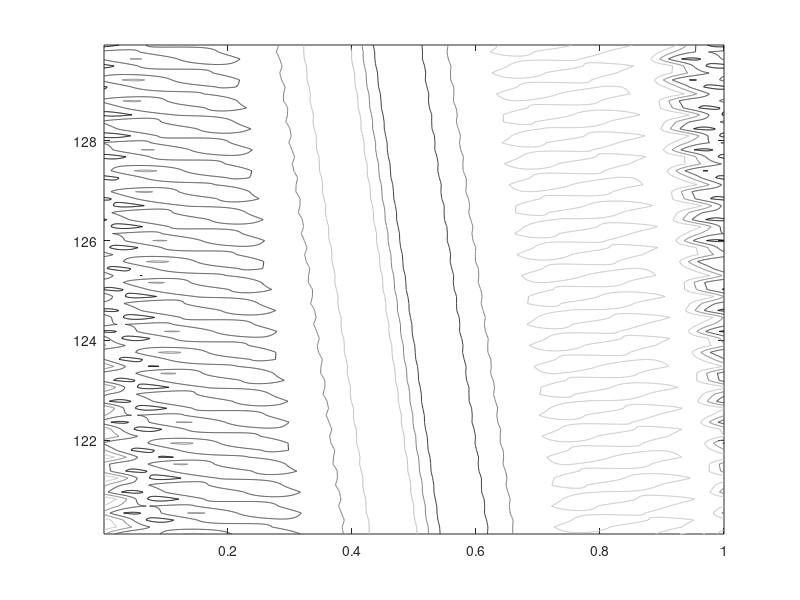

Write MATLAB code to recreate this figure.
clear all; close all; clc

% Kuramoto-Sivashinsky equation (from Trefethen)
% u_t = -u*u_x - u_xx - nu*u_xxxx,  periodic BCs

N = 1024;
x = 2*pi*(1:N)'/N;
u = -sin(x)+2*cos(2*x)+3*cos(3*x)-4*sin(4*x);
v = fft(u);
alpha = 87;
nu = 4/alpha;

% % % % % %
%Spatial grid and initial condition:
h = 0.01; %10^(-4);
k = [0:N/2-1 0 -N/2+1:-1]';
L = k.^2 - nu*k.^4; %% added the 4* for my specif
E = exp(h*L); E2 = exp(h*L/2);
M = 16;
r = exp(1i*pi*((1:M)-.5)/M);
LR = h*L(:,ones(M,1)) + r(ones(N,1),:);
Q = h*real(mean( (exp(LR/2)-1)./LR ,2));
f1 = h*real(mean( (-4-LR+exp(LR).*(4-3*LR+LR.^2))./LR.^3 , 2) );
f2 = h*real(mean( (2+LR+exp(LR).*(-2+LR))./LR.^3 ,2));
f3 = h*real(mean( (-4-3*LR-LR.^2+exp(LR).*(4-LR))./LR.^3 ,2));

% Main time-stepping loop:
uu = u; tt = 0;
tmax = 140; nmax = round(tmax/h); nplt = floor((tmax/1000)/h); g = -0.5i*k;
tt = zeros(1,nmax);
uu = zeros(N,nmax);

for n = 1:nmax
    t = n*h;
    Nv = g.*fft(real(ifft(v)).^2);
    a = E2.*v + Q.*Nv;
    Na = g.*fft(real(ifft(a)).^2); 
    b = E2.*v + Q.*Na;
    Nb = g.*fft(real(ifft(b)).^2);
    c = E2.*a + Q.*(2*Nb-Nv);
    Nc = g.*fft(real(ifft(c)).^2);
    v = E.*v + Nv.*f1 + 2*(Na+Nb).*f2 + Nc.*f3;     
    if mod(n,nplt)==0
        n
        u = real(ifft(v));
        uu(:,n) = u; 
        tt(n) = t;
    end
end


%%
cutoff = tt > 120;
cutoff = cutoff & tt<130;
%  cutoff = tt > 0; cutoff = cutoff & tt<10;

contour(x/(2*pi),tt(cutoff),uu(:,cutoff).',[-10 -5 0 5 10]),shading interp, colormap(gray)
% contour(x,tt,uu.'),shading interp, colormap(gray)

% surf(x,tt(cutoff),uu(:,cutoff).'),shading interp, colormap(gray), view(2)
tsave = tt(cutoff);
xsave = x/(2*pi);
dt = h;
dx = 1/N;
usave = uu(:,cutoff).';

save kuramoto_sivashinsky.mat xsave tsave usave dt dx